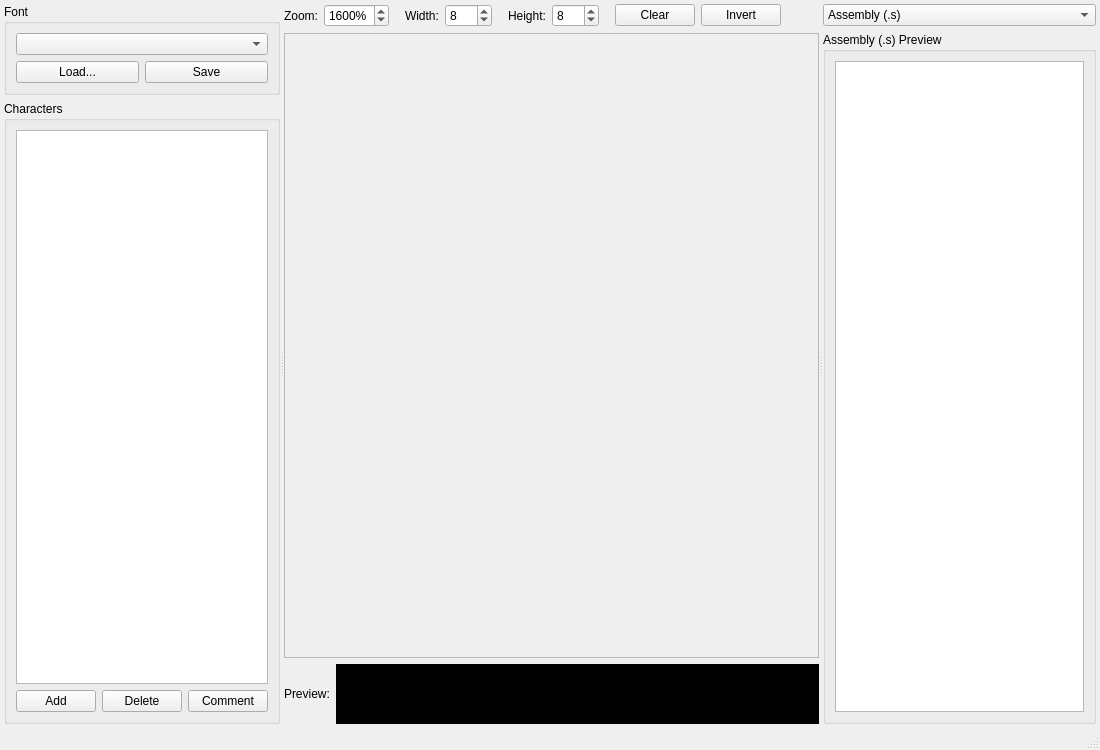
<?xml version="1.0" encoding="UTF-8"?>
<ui version="4.0">
 <class>FontEditorWindowUi</class>
 <widget class="QMainWindow" name="FontEditorWindowUi">
  <property name="geometry">
   <rect>
    <x>0</x>
    <y>0</y>
    <width>1100</width>
    <height>750</height>
   </rect>
  </property>
  <property name="windowTitle">
   <string>TFT Font Editor</string>
  </property>
  <widget class="QWidget" name="centralwidget">
   <layout class="QVBoxLayout" name="outerLayout">
    <property name="leftMargin">
     <number>4</number>
    </property>
    <property name="topMargin">
     <number>4</number>
    </property>
    <property name="rightMargin">
     <number>4</number>
    </property>
    <property name="bottomMargin">
     <number>4</number>
    </property>
    <item>
     <widget class="QSplitter" name="mainSplitter">
      <property name="orientation">
       <enum>Qt::Horizontal</enum>
      </property>
      <widget class="QWidget" name="leftPanel">
       <layout class="QVBoxLayout" name="leftLayout">
        <property name="leftMargin">
         <number>0</number>
        </property>
        <property name="topMargin">
         <number>0</number>
        </property>
        <property name="rightMargin">
         <number>0</number>
        </property>
        <property name="bottomMargin">
         <number>0</number>
        </property>
        <item>
         <widget class="QGroupBox" name="fontGroup">
          <property name="title">
           <string>Font</string>
          </property>
          <layout class="QVBoxLayout" name="fontGroupLayout">
           <item>
            <widget class="QComboBox" name="fontCombo"/>
           </item>
           <item>
            <layout class="QHBoxLayout" name="fontBtnLayout">
             <item>
              <widget class="QPushButton" name="loadButton">
               <property name="text">
                <string>Load...</string>
               </property>
              </widget>
             </item>
             <item>
              <widget class="QPushButton" name="saveButton">
               <property name="text">
                <string>Save</string>
               </property>
              </widget>
             </item>
            </layout>
           </item>
          </layout>
         </widget>
        </item>
        <item>
         <widget class="QGroupBox" name="glyphGroup">
          <property name="title">
           <string>Characters</string>
          </property>
          <layout class="QVBoxLayout" name="glyphGroupLayout">
           <item>
            <widget class="QListWidget" name="glyphList">
             <property name="minimumSize">
              <size>
               <width>180</width>
               <height>0</height>
              </size>
             </property>
            </widget>
           </item>
           <item>
            <layout class="QHBoxLayout" name="glyphBtnLayout">
             <item>
              <widget class="QPushButton" name="addButton">
               <property name="text">
                <string>Add</string>
               </property>
              </widget>
             </item>
             <item>
              <widget class="QPushButton" name="deleteButton">
               <property name="text">
                <string>Delete</string>
               </property>
              </widget>
             </item>
             <item>
              <widget class="QPushButton" name="commentButton">
               <property name="text">
                <string>Comment</string>
               </property>
              </widget>
             </item>
            </layout>
           </item>
          </layout>
         </widget>
        </item>
       </layout>
      </widget>
      <widget class="QWidget" name="centerPanel">
       <layout class="QVBoxLayout" name="centerLayout">
        <property name="leftMargin">
         <number>0</number>
        </property>
        <property name="topMargin">
         <number>0</number>
        </property>
        <property name="rightMargin">
         <number>0</number>
        </property>
        <property name="bottomMargin">
         <number>0</number>
        </property>
        <item>
         <layout class="QHBoxLayout" name="toolRow">
          <item>
           <widget class="QLabel" name="label">
            <property name="text">
             <string>Zoom:</string>
            </property>
           </widget>
          </item>
          <item>
           <widget class="QSpinBox" name="zoomSpin">
            <property name="suffix">
             <string>%</string>
            </property>
            <property name="minimum">
             <number>20</number>
            </property>
            <property name="maximum">
             <number>8000</number>
            </property>
            <property name="singleStep">
             <number>20</number>
            </property>
            <property name="value">
             <number>1600</number>
            </property>
           </widget>
          </item>
          <item>
           <spacer>
            <property name="orientation">
             <enum>Qt::Horizontal</enum>
            </property>
            <property name="sizeType">
             <enum>QSizePolicy::Fixed</enum>
            </property>
            <property name="sizeHint" stdset="0">
             <size>
              <width>10</width>
              <height>0</height>
             </size>
            </property>
           </spacer>
          </item>
          <item>
           <widget class="QLabel" name="label">
            <property name="text">
             <string>Width:</string>
            </property>
           </widget>
          </item>
          <item>
           <widget class="QSpinBox" name="widthSpin">
            <property name="minimum">
             <number>1</number>
            </property>
            <property name="maximum">
             <number>128</number>
            </property>
            <property name="value">
             <number>8</number>
            </property>
           </widget>
          </item>
          <item>
           <spacer>
            <property name="orientation">
             <enum>Qt::Horizontal</enum>
            </property>
            <property name="sizeType">
             <enum>QSizePolicy::Fixed</enum>
            </property>
            <property name="sizeHint" stdset="0">
             <size>
              <width>10</width>
              <height>0</height>
             </size>
            </property>
           </spacer>
          </item>
          <item>
           <widget class="QLabel" name="label">
            <property name="text">
             <string>Height:</string>
            </property>
           </widget>
          </item>
          <item>
           <widget class="QSpinBox" name="heightSpin">
            <property name="minimum">
             <number>1</number>
            </property>
            <property name="maximum">
             <number>128</number>
            </property>
            <property name="value">
             <number>8</number>
            </property>
           </widget>
          </item>
          <item>
           <spacer>
            <property name="orientation">
             <enum>Qt::Horizontal</enum>
            </property>
            <property name="sizeType">
             <enum>QSizePolicy::Fixed</enum>
            </property>
            <property name="sizeHint" stdset="0">
             <size>
              <width>10</width>
              <height>0</height>
             </size>
            </property>
           </spacer>
          </item>
          <item>
           <widget class="QPushButton" name="clearButton">
            <property name="text">
             <string>Clear</string>
            </property>
           </widget>
          </item>
          <item>
           <widget class="QPushButton" name="invertButton">
            <property name="text">
             <string>Invert</string>
            </property>
           </widget>
          </item>
          <item>
           <spacer name="toolRowSpacer">
            <property name="orientation">
             <enum>Qt::Horizontal</enum>
            </property>
            <property name="sizeHint" stdset="0">
             <size>
              <width>40</width>
              <height>20</height>
             </size>
            </property>
           </spacer>
          </item>
          <item>
           <widget class="QLabel" name="glyphInfoLabel"/>
          </item>
         </layout>
        </item>
        <item>
         <widget class="QScrollArea" name="editorScroll">
          <property name="widgetResizable">
           <bool>false</bool>
          </property>
          <property name="alignment">
           <set>Qt::AlignCenter</set>
          </property>
          <widget class="GlyphEditorWidget" name="glyphEditor">
           <property name="geometry">
            <rect>
             <x>264</x>
             <y>309</y>
             <width>0</width>
             <height>0</height>
            </rect>
           </property>
          </widget>
         </widget>
        </item>
        <item>
         <layout class="QHBoxLayout" name="previewRow">
          <item>
           <widget class="QLabel" name="label">
            <property name="text">
             <string>Preview:</string>
            </property>
           </widget>
          </item>
          <item>
           <widget class="QLabel" name="previewLabel">
            <property name="sizePolicy">
             <sizepolicy hsizetype="Expanding" vsizetype="Preferred">
              <horstretch>0</horstretch>
              <verstretch>0</verstretch>
             </sizepolicy>
            </property>
            <property name="minimumSize">
             <size>
              <width>0</width>
              <height>60</height>
             </size>
            </property>
            <property name="styleSheet">
             <string>background: #000; padding: 8px;</string>
            </property>
           </widget>
          </item>
         </layout>
        </item>
       </layout>
      </widget>
      <widget class="QWidget" name="rightPanel">
       <layout class="QVBoxLayout" name="rightLayout">
        <property name="leftMargin">
         <number>0</number>
        </property>
        <property name="topMargin">
         <number>0</number>
        </property>
        <property name="rightMargin">
         <number>0</number>
        </property>
        <property name="bottomMargin">
         <number>0</number>
        </property>
        <item>
         <widget class="QComboBox" name="dataFormatCombo">
          <item>
           <property name="text">
            <string>Assembly (.s)</string>
           </property>
          </item>
          <item>
           <property name="text">
            <string>C Array</string>
           </property>
          </item>
         </widget>
        </item>
        <item>
         <widget class="QGroupBox" name="dataGroup">
          <property name="title">
           <string>Assembly (.s) Preview</string>
          </property>
          <layout class="QVBoxLayout" name="dataGroupLayout">
           <item>
            <widget class="QPlainTextEdit" name="asmPreview">
             <property name="font">
              <font>
               <family>Consolas</family>
               <pointsize>9</pointsize>
              </font>
             </property>
             <property name="readOnly">
              <bool>true</bool>
             </property>
            </widget>
           </item>
          </layout>
         </widget>
        </item>
       </layout>
      </widget>
     </widget>
    </item>
   </layout>
  </widget>
  <widget class="QStatusBar" name="statusbar"/>
 </widget>
 <customwidgets>
  <customwidget>
   <class>GlyphEditorWidget</class>
   <extends>QWidget</extends>
   <header>glypheditorwidget.h</header>
  </customwidget>
 </customwidgets>
 <resources/>
 <connections/>
</ui>
